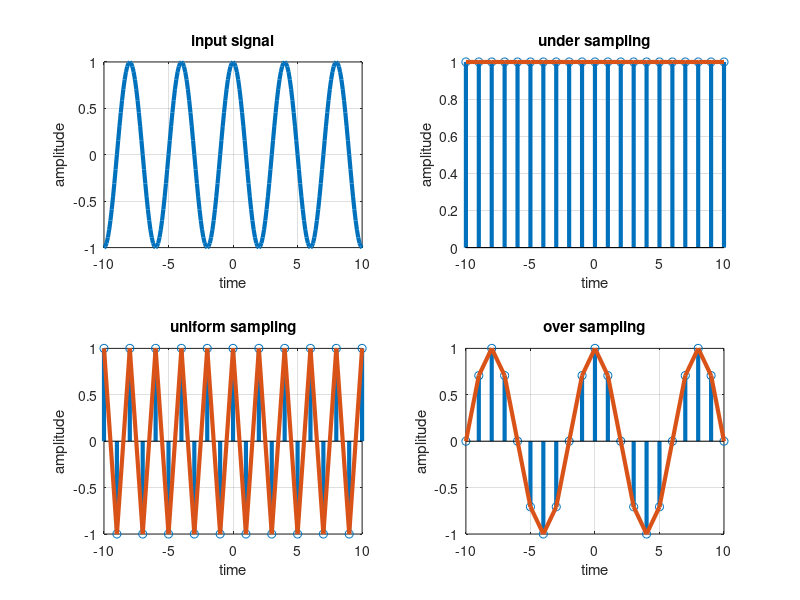

MATLAB code to generate this figure:
clc;
clear;
t = -10:0.1:10;
T=4;
fm=1/T;
x= cos(2*pi*fm*t);
subplot(2,2,1);
plot(t,x,'linewidth',3);
xlabel('time');
ylabel('amplitude');
grid;
title('input signal');
n1=(-10:1:10);
fs=[fm 2*fm 8*fm];
label1 = {'under sampling','uniform sampling' ,'over sampling' };
for i=1:length(fs)
    z(i,:)= cos(2*pi*fm*n1/fs(i));
    subplot(2,2,i+1);
stem(n1,z(i,:),'linewidth' ,3);
xlabel('number of samples');
ylabel('amplitude');
hold on;
subplot(2,2,i+1);
plot(n1,z(i,:),'linewidth',3);
xlabel('time');
ylabel('amplitude');
grid;
title(label1(i));
end
